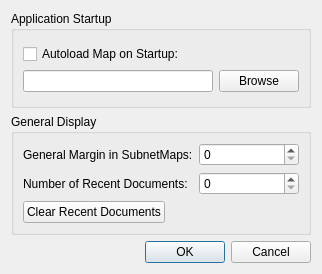
<?xml version="1.0" encoding="UTF-8"?>
<ui version="4.0">
 <class>SM_ConfigDialog</class>
 <widget class="QDialog" name="SM_ConfigDialog">
  <property name="geometry">
   <rect>
    <x>0</x>
    <y>0</y>
    <width>322</width>
    <height>274</height>
   </rect>
  </property>
  <property name="windowTitle">
   <string>Dialog</string>
  </property>
  <layout class="QGridLayout" name="gridLayout_3">
   <item row="0" column="0">
    <layout class="QVBoxLayout" name="verticalLayout_2">
     <item>
      <widget class="QGroupBox" name="groupBox">
       <property name="title">
        <string>Application Startup</string>
       </property>
       <layout class="QGridLayout" name="gridLayout_2">
        <item row="0" column="0">
         <layout class="QVBoxLayout" name="verticalLayout">
          <item>
           <widget class="QCheckBox" name="sn_autoload">
            <property name="text">
             <string>Autoload Map on Startup:</string>
            </property>
           </widget>
          </item>
          <item>
           <layout class="QHBoxLayout" name="horizontalLayout">
            <item>
             <widget class="QLineEdit" name="sn_autoloadPath"/>
            </item>
            <item>
             <widget class="QPushButton" name="sn_autoloadBrowse">
              <property name="text">
               <string>Browse</string>
              </property>
             </widget>
            </item>
           </layout>
          </item>
         </layout>
        </item>
       </layout>
      </widget>
     </item>
     <item>
      <widget class="QGroupBox" name="groupBox_2">
       <property name="title">
        <string>General Display</string>
       </property>
       <layout class="QGridLayout" name="gridLayout">
        <item row="0" column="0">
         <layout class="QFormLayout" name="formLayout">
          <item row="0" column="0">
           <widget class="QLabel" name="label">
            <property name="text">
             <string>General Margin in SubnetMaps:</string>
            </property>
           </widget>
          </item>
          <item row="0" column="1">
           <widget class="QSpinBox" name="sn_generalMargin"/>
          </item>
          <item row="1" column="0">
           <widget class="QLabel" name="label_2">
            <property name="text">
             <string>Number of Recent Documents:</string>
            </property>
           </widget>
          </item>
          <item row="1" column="1">
           <widget class="QSpinBox" name="sn_numRecent"/>
          </item>
          <item row="2" column="0">
           <widget class="QPushButton" name="sn_clearRecent">
            <property name="text">
             <string>Clear Recent Documents</string>
            </property>
           </widget>
          </item>
         </layout>
        </item>
       </layout>
      </widget>
     </item>
     <item>
      <widget class="QDialogButtonBox" name="buttonBox">
       <property name="orientation">
        <enum>Qt::Horizontal</enum>
       </property>
       <property name="standardButtons">
        <set>QDialogButtonBox::Cancel|QDialogButtonBox::Ok</set>
       </property>
      </widget>
     </item>
    </layout>
   </item>
  </layout>
 </widget>
 <resources/>
 <connections>
  <connection>
   <sender>buttonBox</sender>
   <signal>accepted()</signal>
   <receiver>SM_ConfigDialog</receiver>
   <slot>accept()</slot>
   <hints>
    <hint type="sourcelabel">
     <x>248</x>
     <y>254</y>
    </hint>
    <hint type="destinationlabel">
     <x>157</x>
     <y>274</y>
    </hint>
   </hints>
  </connection>
  <connection>
   <sender>buttonBox</sender>
   <signal>rejected()</signal>
   <receiver>SM_ConfigDialog</receiver>
   <slot>reject()</slot>
   <hints>
    <hint type="sourcelabel">
     <x>316</x>
     <y>260</y>
    </hint>
    <hint type="destinationlabel">
     <x>286</x>
     <y>274</y>
    </hint>
   </hints>
  </connection>
 </connections>
</ui>
